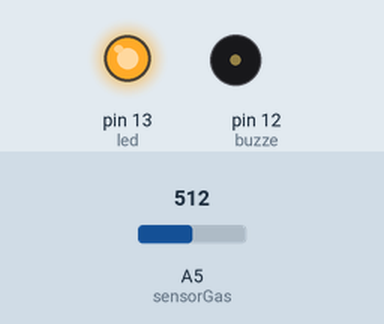
Simulated run of this sketch. Board: Arduino Uno, built with avr-gcc and run on an emulated ATmega328P. On the bench: output pins drawn as LEDs (lit = HIGH), buzzer (waves = sounding). The inputs (shaded band) are chosen by the test bench; at power-on: A5 (sensorGas) = 512. What the sketch prints to the serial monitor is not drawn.

Above: at 0.1 s.
Timing chart, 0 to 1.6 s (numbered marks = the images above):
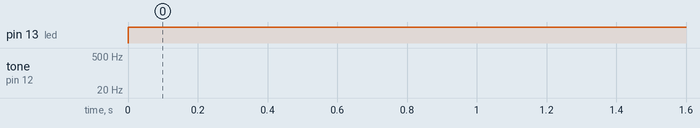

Measured:
- by itself, pin 13 (led): LOW → HIGH at 0.00 s

The sketch:

sensor_gaz.ino
```cpp
int sensorGas=A5;
int d;
int led=13;
int buzze=12;
void setup() {
 pinMode(sensorGas,INPUT);
 pinMode(led,OUTPUT);
 pinMode(buzze,OUTPUT);
 Serial.begin(9600);

}

void loop() {
  d=analogRead(sensorGas);
  Serial.println(d);

  if (d!=0){
    digitalWrite(led,HIGH);
    tone(buzze,50,500);
  }
  else
  digitalWrite(led,HIGH);
    noTone(buzze);
}
```
